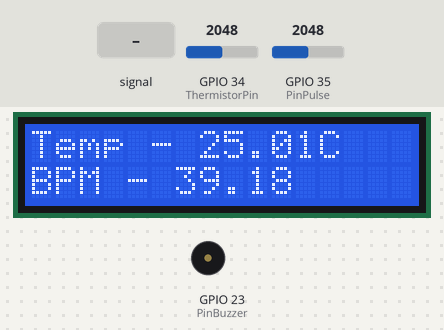
Recording of a sketch running on a simulated ESP32. Shown: 16×2 character LCD, buzzer (waves = sounding). The test bench sets the inputs (shaded band); at power-on: GPIO 34 (ThermistorPin) = 2048, GPIO 35 (PinPulse) = 2048 (analog values on the 0–4095 scale). What the sketch prints to the serial monitor is not drawn.

Above: at 4.8 s.
4.9 s: GPIO 35 (PinPulse) fed a 200 Hz sine of ±1842 counts around its level
At 5.71 s:
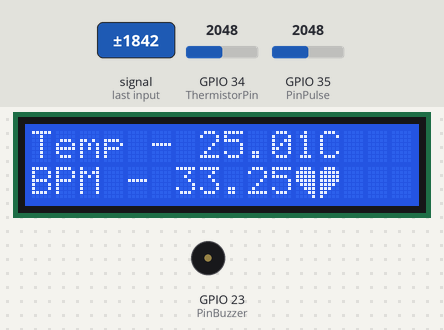
7.9 s: GPIO 34 (ThermistorPin) set to 1413
At 9.33 s:
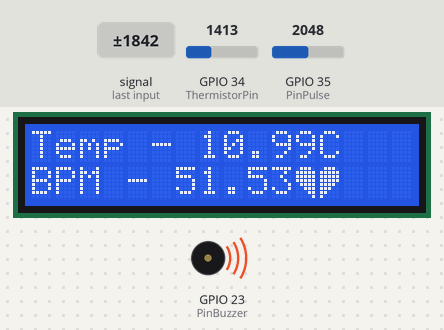
10.7 s: GPIO 34 (ThermistorPin) set to 1325
At 12.0 s:
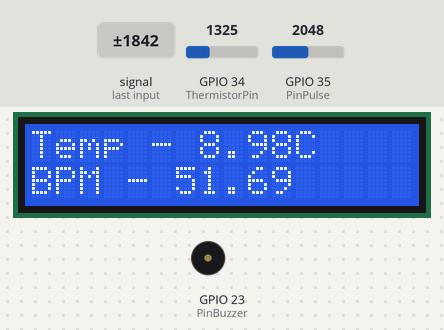
13.7 s: GPIO 35 (PinPulse) set to 2866
At 15.1 s:
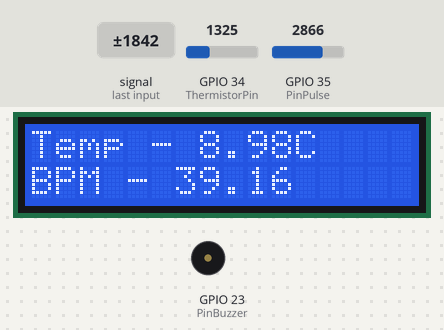
15.4 s: GPIO 35 (PinPulse) fed a 1000 Hz sine of ±1023 counts around its level
At 17.1 s:
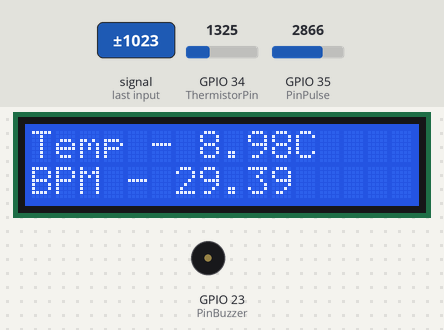
17.8 s: GPIO 35 (PinPulse) set to 3603
At 19.2 s:
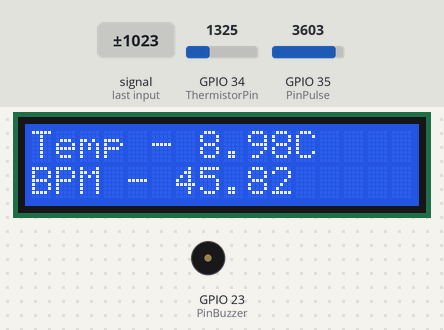
Timing chart, 0 to 20.5 s (numbered marks = the images above; inputs shaded):
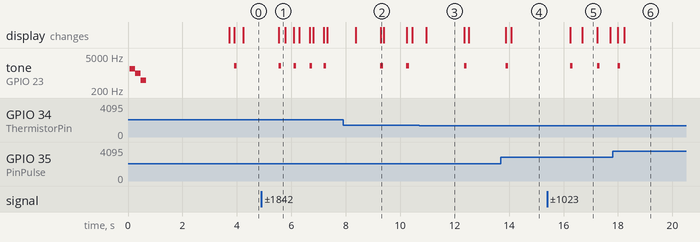

Measured:
- the behaviour switches between 1370 and 1369 on GPIO 34 (ThermistorPin) (found by bisection; images 2 and 3)
- after the input at 4.9 s, tone on GPIO 23 (PinBuzzer): alternates 2000 Hz for 0.10 s and silent for 0.45 s, starting after 0.64 s; the display: changes after 0.64 s (image 1)
- after the input at 13.7 s, the display: first changes after 0.18 s (image 4 shows a later state)
- after the input at 15.4 s, tone on GPIO 23 (PinBuzzer): alternates 2000 Hz for 0.10 s and silent for 0.90 s, starting after 0.84 s; the display: first changes after 0.85 s (image 5 shows a later state)
- after the input at 17.8 s, tone on GPIO 23 (PinBuzzer): silent → 2000 Hz after 0.19 s, → silent 0.10 s later; the display: first changes after 0.19 s (image 6 shows a later state)
- by itself, tone on GPIO 23 (PinBuzzer): plays 1500 Hz for 0.20 s, 1000 Hz for 0.20 s, 500 Hz for 0.20 s, 2000 Hz for 0.10 s
- what the display in image 3 shows lasts 1.4 s, from 11.0 s to 12.4 s

The sketch:

projectZ.ino
```cpp
#include <LiquidCrystal.h>

//пользовательские символы для LCD
byte heart_part1[8] = {
  B01110,
  B11111,
  B11111,
  B11111,
  B01111,
  B00111,
  B00011,
  B00001
};

byte heart_part2[8] = {
  B01110,
  B11111,
  B11111,
  B11111,
  B11110,
  B11100,
  B11000,
  B10000
};

byte pi[8] = {
  B11111,
  B01010,
  B01010,
  B01010,
  B01010,
  B01011,
  B10000,
  B00000
};

//пульс
#define samp_siz 6 // количество расчетов - можно увеличить до 20
#define rise_threshold 5
int PinPulse = 35;
float bpm;
float BPM;
float reads[samp_siz], sum;
long int last_beat;
float first, second, third;
bool sensorInitialized = false;

//термистер
float temp;
int ThermistorPin = 34;
int Vo;
float R1 = 10000; // значение R1 на модуле
float logR2, R2, T;
float c1 = 0.001129148, c2 = 0.000234125, c3 = 0.0000000876741; //коэффициенты Штейнхарта-Харта для термистора

// Определяем пины для подключения LCD дисплея
const int rs = 13;    // Register Select
const int en = 12;    // Enable
const int d4 = 14;    // Data bit 4
const int d5 = 27;    // Data bit 5
const int d6 = 26;    // Data bit 6
const int d7 = 25;    // Data bit 7

// Создаем объект LCD
LiquidCrystal lcd(rs, en, d4, d5, d6, d7);

//допы
unsigned long timing;
int PinBuzzer = 23;

void setup() {
  //открываем порт
  Serial.begin(9600);

  // Настройка АЦП ESP32
  analogReadResolution(12);      // 12-битное разрешение (0-4095)

  // Инициализируем LCD дисплей (16 символов, 2 строки)
  lcd.begin(16, 2);
  lcd.createChar(0, heart_part1);
  lcd.createChar(1, heart_part2);
  lcd.createChar(2, pi);
  lcd.clear();

  // Инициализируем датчика пульса
  initPulseSensor();

  //Настройка вывода платы в режим "Выход"
  pinMode (PinBuzzer, OUTPUT);
  pinMode(PinPulse, INPUT);

  //приветствие
  lcd.write(byte(2));
  lcd.print("-vo's children");
  lcd.setCursor(3,1);
  lcd.print("NeiroTech");
  tone(PinBuzzer, 1500); // включаем звук частотой 1500 Гц
  delay(200);
  tone(PinBuzzer, 1000); // включаем звук частотой 1000 Гц
  delay(200);
  tone(PinBuzzer, 500); // включаем звук частотой 500 Гц
  delay(200);
  noTone(PinBuzzer); // выключаем звук
  delay(3000);
}

void loop() {
  //измерение температуры
  temp = Temp();

  //Измерение пульса
  bpm = Pulse();
  if (bpm > 0) {
        Serial.print("BPM - ");
        Serial.println(bpm);
        BPM = bpm;
        tone(PinBuzzer, 2000,100);
        Heart();
  }

  delay(20);

  //вывод на дисплей
  if (millis() - timing > 500){ // Вместо 10000 подставьте нужное вам значение паузы
    timing = millis();
    lcd.clear();

    lcd.print("Temp - ");
    lcd.print(temp);
    lcd.print("C");

    lcd.setCursor(0, 1);
    lcd.print("BPM - ");
    lcd.print(BPM);
 }
}

float Temp(){
  Vo = analogRead(ThermistorPin);
  R2 = R1 * (4095.0 / (float)Vo - 1.0); //вычислите сопротивление на термисторе
  logR2 = log(R2);
  T = (1.0 / (c1 + c2*logR2 + c3*logR2*logR2*logR2)); // температура в Кельвине
  T = T - 273.15; //преобразование Кельвина в Цельсия
  return T;
}

void initPulseSensor() {
    for (int i = 0; i < samp_siz; i++) {
        reads[i] = 0;
    }
    sum = 0;
    last_beat = millis();
    first = 0;
    second = 0;
    third = 0;
    sensorInitialized = true;
}

float Pulse(){
  if (!sensorInitialized) {
        initPulseSensor();
  }

  static long int ptr = 0;
  static float last = 0, before = 0;
  static bool rising = false;
  static int rise_count = 0;

  float reader = 0;
  int n = 0;
  long int now, start;
  float bpm = -1; // -1 означает, что удара не обнаружено

  // В течение 20 мс вычисляем среднее значение датчика
  start = millis();
  do {
      reader += analogRead(PinPulse);
      n++;
      now = millis();
  } while (now < start + 20);

  reader /= n; // Получаем среднее значение

  // Обновляем скользящее среднее
  sum -= reads[ptr];
  sum += reader;
  reads[ptr] = reader;
  last = sum / samp_siz;

  // Проверяем, появляется ли увеличение среднего значения
  if (last > before) {
      rise_count++;

      // Если значение увеличивается, что подразумевает сердцебиение
      if (!rising && rise_count > rise_threshold) {
          rising = true;
          first = millis() - last_beat;
          last_beat = millis();

          // Рассчитываем средневзвешенную частоту сердечных сокращений
          bpm = 60000.0 / (0.4 * first + 0.3 * second + 0.3 * third);

          // Обновляем историю ударов
          third = second;
          second = first;
      }
  } else {
      // Сбрасываем состояние при снижении сигнала
      rising = false;
      rise_count = 0;
  }

  before = last;
  ptr++;
  ptr %= samp_siz;

  return bpm;
}

void Heart(){
  lcd.clear();

  lcd.print("Temp - ");
  lcd.print(temp);
  lcd.print("C");

  lcd.setCursor(0, 1);
  lcd.print("BPM - ");
  lcd.print(BPM);

  lcd.write(byte(0));
  lcd.write(byte(1));

  delay(100); //я знаю что это костыль!!
}
```
